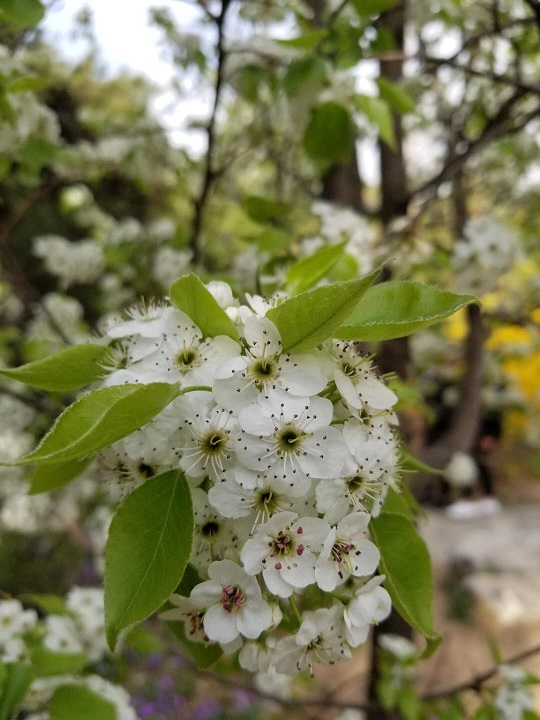
#> input picture chap14/14-3/test.jpg, 540 x 720 px
$ python enhance.py
#> lines starting #> are read from the running program, lines starting #| are printed output that depends on the picture
from PIL import Image
from PIL import ImageEnhance

img = Image.open("test.jpg")
#> img is the input picture: PIL image 540x720 RGB; mean R, G, B 120.5, 120.9, 84.4
enhance = ImageEnhance.Contrast(img)
#对比度增加为1.5倍
enhance.enhance(1.5).show("对比度")
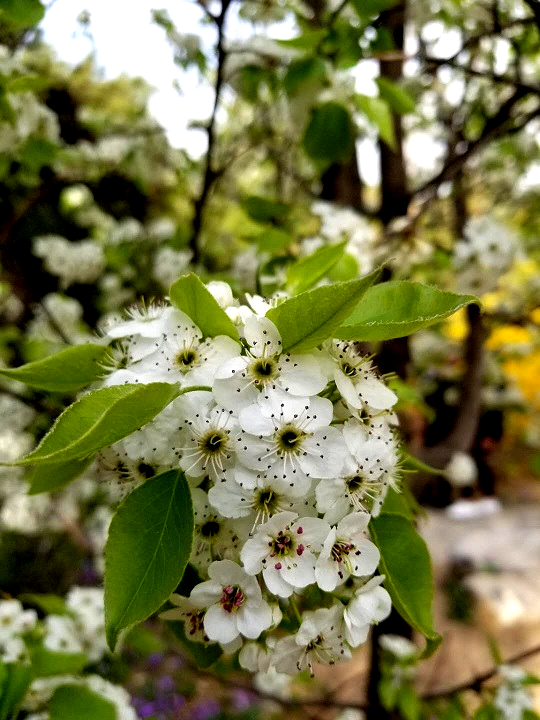
#> shown: PIL image 540x720 RGB; mean R, G, B 120.8, 121.5, 74.7
#亮度增加为1.5倍
enhance = ImageEnhance.Brightness(img)
enhance.enhance(1.5).show("亮度")
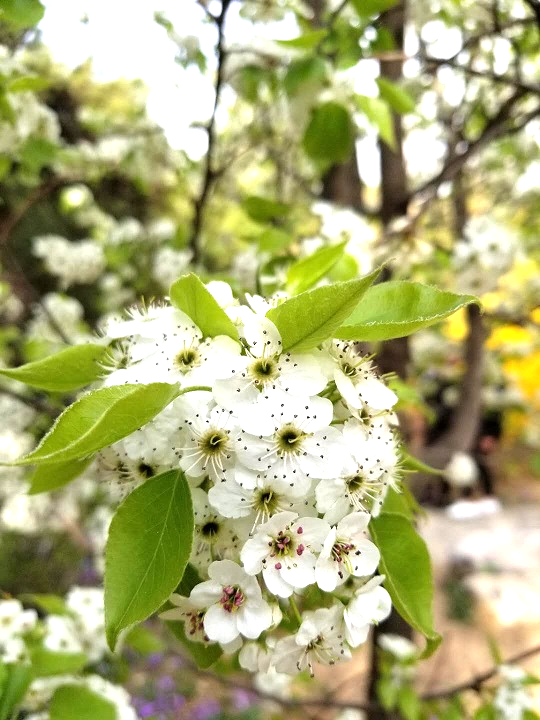
#> shown: PIL image 540x720 RGB; mean R, G, B 173.5, 174.3, 120.4
#锐化
enhance = ImageEnhance.Sharpness(img)
enhance.enhance(1.5).show("锐化")
#模糊
enhance = ImageEnhance.Sharpness(img)
enhance.enhance(0).show("模糊")
#颜色变化
enhance = ImageEnhance.Color(img)
enhance.enhance(0).show("黑白")
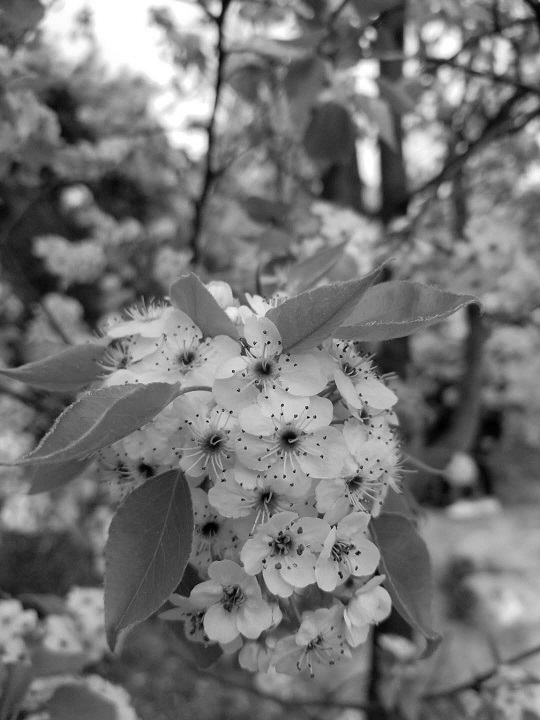
#> shown: PIL image 540x720 RGB; min 0, max 255, mean 116.7
#颜色变化
enhance = ImageEnhance.Color(img)
enhance.enhance(1.5).show("颜色加深")
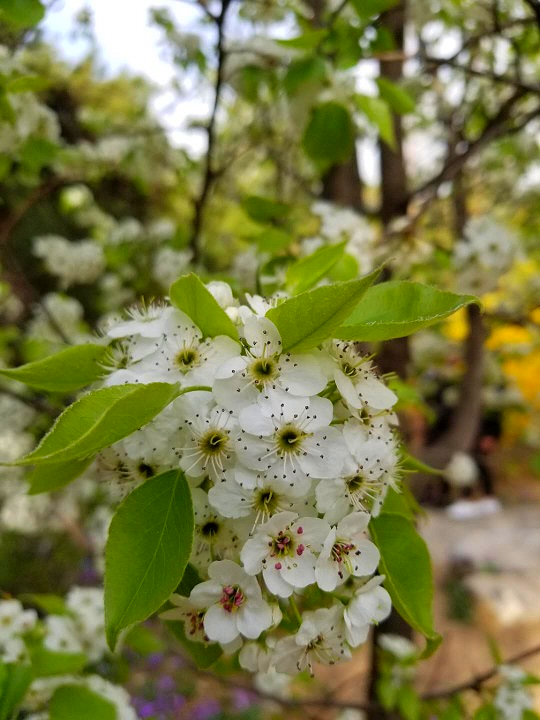
#> shown: PIL image 540x720 RGB; mean R, G, B 122.2, 122.8, 71.4
